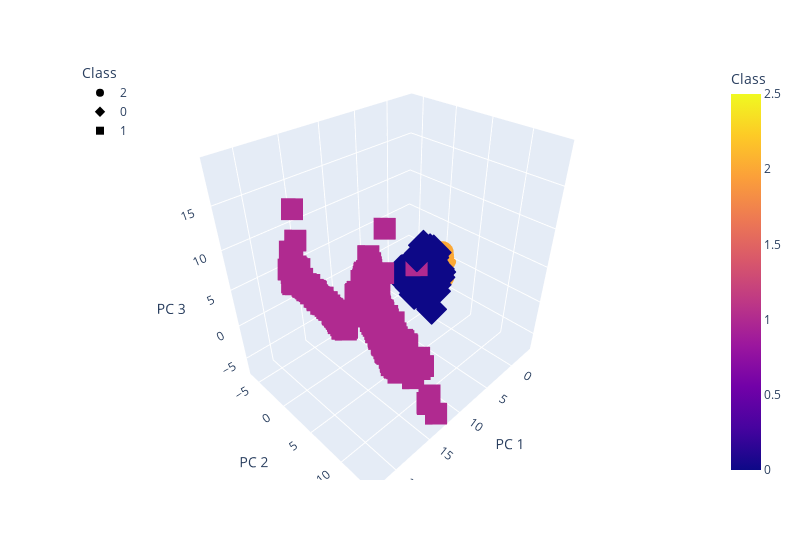

Notebook cell for this chart:
### Code cell
# Creating a 3D-Scatter with the PCA data and the clusters
fig = px.scatter_3d(
    clustered_df_wLocation,
    x="PC 1",
    y="PC 2",
    z="PC 3",
    hover_name='state',
    hover_data=['fips'],
    color="Class",
    symbol="Class",
    width=800,
)
fig.update_layout(legend=dict(x=0, y=1))
fig.show()

### Figure 1 — Plotly figure (JSON) as saved in the notebook; plotly's stock layout.template omitted (floating-point values rounded to 4 significant figures; data arrays with more than 128 entries replaced by an {"elided": "..."} marker saying what was removed)
{"data": [{"customdata": {"elided": "4064x1 int values"}, "hovertemplate": "<b>%{hovertext}</b><br><br>Class=%{marker.color}<br>PC 1=%{x}<br>PC 2=%{y}<br>PC 3=%{z}<br>fips=%{customdata[0]}<extra></extra>", "hovertext": {"elided": "4064 str values"}, "legendgroup": "2", "marker": {"color": {"elided": "4064 int values"}, "coloraxis": "coloraxis", "symbol": "circle"}, "mode": "markers", "name": "2", "scene": "scene", "showlegend": true, "type": "scatter3d", "x": {"elided": "4064 float values"}, "y": {"elided": "4064 float values"}, "z": {"elided": "4064 float values"}}, {"customdata": {"elided": "1998x1 int values"}, "hovertemplate": "<b>%{hovertext}</b><br><br>Class=%{marker.color}<br>PC 1=%{x}<br>PC 2=%{y}<br>PC 3=%{z}<br>fips=%{customdata[0]}<extra></extra>", "hovertext": {"elided": "1998 str values"}, "legendgroup": "0", "marker": {"color": {"elided": "1998 int values"}, "coloraxis": "coloraxis", "symbol": "diamond"}, "mode": "markers", "name": "0", "scene": "scene", "showlegend": true, "type": "scatter3d", "x": {"elided": "1998 float values"}, "y": {"elided": "1998 float values"}, "z": {"elided": "1998 float values"}}, {"customdata": {"elided": "575x1 int values"}, "hovertemplate": "<b>%{hovertext}</b><br><br>Class=%{marker.color}<br>PC 1=%{x}<br>PC 2=%{y}<br>PC 3=%{z}<br>fips=%{customdata[0]}<extra></extra>", "hovertext": {"elided": "575 str values"}, "legendgroup": "1", "marker": {"color": {"elided": "575 int values"}, "coloraxis": "coloraxis", "symbol": "square"}, "mode": "markers", "name": "1", "scene": "scene", "showlegend": true, "type": "scatter3d", "x": {"elided": "575 float values"}, "y": {"elided": "575 float values"}, "z": {"elided": "575 float values"}}], "layout": {"coloraxis": {"colorbar": {"title": {"text": "Class"}}, "colorscale": [[0, "#0d0887"], [0.1111, "#46039f"], [0.2222, "#7201a8"], [0.3333, "#9c179e"], [0.4444, "#bd3786"], [0.5556, "#d8576b"], [0.6667, "#ed7953"], [0.7778, "#fb9f3a"], [0.8889, "#fdca26"], [1, "#f0f921"]]}, "legend": {"title": {"text": "Class"}, "tracegroupgap": 0, "x": 0, "y": 1}, "margin": {"t": 60}, "scene": {"domain": {"x": [0, 1], "y": [0, 1]}, "xaxis": {"title": {"text": "PC 1"}}, "yaxis": {"title": {"text": "PC 2"}}, "zaxis": {"title": {"text": "PC 3"}}}, "width": 800}}
